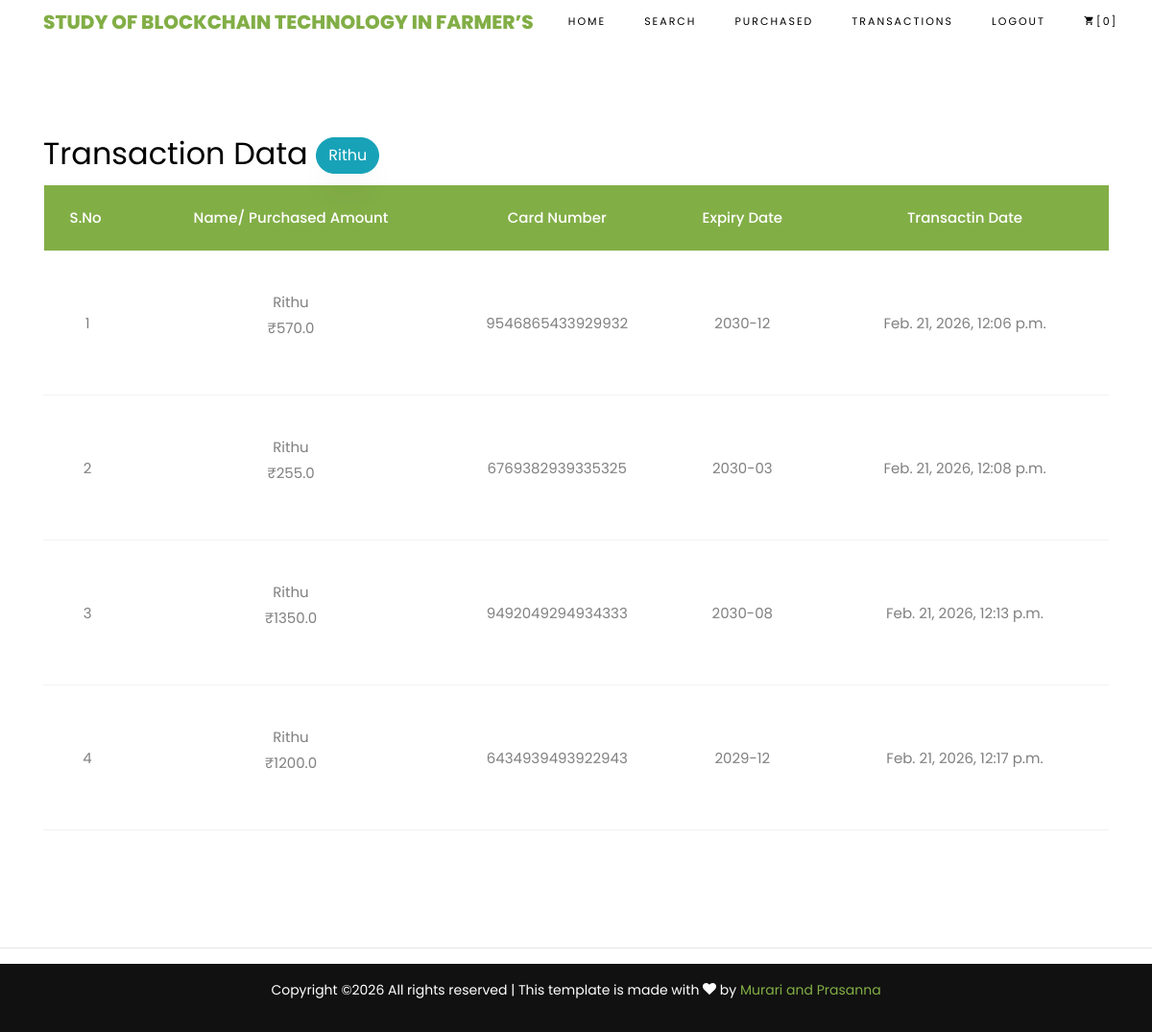
/BuyerViewTransactinDetails/ (signed in), run on the app's committed database.
### buyers/models.py (models this page shows, shortened)
class BuyerTransactionModels(models.Model):
    buyername = models.CharField(max_length=100)
    totalamount = models.FloatField()
    recipientname = models.CharField(max_length=100)
    cradnumber = models.IntegerField()
    nameoncard = models.CharField(max_length=100)
    cvv = models.IntegerField()
    cardexpiry = models.CharField(max_length=200)
    trnx_date = models.DateTimeField(auto_now_add=True)
    class Meta:
        db_table = "BuyerTransactionTable"

### buyers/views.py (the view)
# urls.py: path('BuyerViewTransactinDetails/',buyer.BuyerViewTransactinDetails, name='BuyerViewTransactinDetails'),
def BuyerViewTransactinDetails(request):
    bd_name = request.session['loginid']
    print('buyer_name',bd_name)
    data = BuyerTransactionModels.objects.filter(buyername = ' '+bd_name)
    cartin = checkCartCount(bd_name)
    return render(request, 'buyers/BuyersViewTransactionDetails.html',{'data':data,'count':cartin})

### buyers/views.py (called while the page is built)
def checkCartCount(buyername):
    cartin = BuyerCropCartModels.objects.filter(buyerusername=buyername,status='waiting').count()
    return cartin

### assets/templates/buyers/BuyersViewTransactionDetails.html (shortened to what this page needs)
{%extends 'buyers/buyerbase.html'%}
{%load static%}
{%block contents%}
<section class="ftco-section ftco-cart">
			<div class="container">
				<div class="row">
    			<div class="col-md-12 ftco-animate">
                    <h2>Transaction Data <span class="btn btn-info"> {{request.session.loginid}}</span></h2>
    				<div class="cart-list">
	    				<table class="table">
						    <thead class="thead-primary">
						      <tr class="text-center">
						        <th>S.No&nbsp;</th>
						        <th>Name/ Purchased Amount</th>
						        <th>Card Number</th>
						        <th>Expiry Date</th>
						        <th>Transactin Date</th>
						      </tr>
						    </thead>
						    <tbody>
                             {% for i in data %}
                          <tr class="text-center">
                        <td>{{forloop.counter}}</td>
                        <td class="product-name">{{i.buyername}} <p>&#x20B9;{{i.totalamount}}</p></td>
                        <td class="quantity"> {{i.cradnumber}}</td>
                        <td>{{i.cardexpiry}}</td>
                        <td>{{i.trnx_date}}</td>
                    </tr>
                    {% endfor %}
						    </tbody>
						  </table>
					  </div>
    			</div>
    		</div>
			</div>
		</section>
{%endblock%}

### data on the page
BuyerTransactionModels: buyername "Rithu", totalamount "570.0", cradnumber "9546865433929932", cardexpiry "2030-12", trnx_date "Feb. 21, 2026, 12:06 p.m."
BuyerTransactionModels: buyername "Rithu", totalamount "255.0", cradnumber "6769382939335325", cardexpiry "2030-03", trnx_date "Feb. 21, 2026, 12:08 p.m."
BuyerTransactionModels: buyername "Rithu", totalamount "1350.0", cradnumber "9492049294934333", cardexpiry "2030-08", trnx_date "Feb. 21, 2026, 12:13 p.m."
BuyerTransactionModels: buyername "Rithu", totalamount "1200.0", cradnumber "6434939493922943", cardexpiry "2029-12", trnx_date "Feb. 21, 2026, 12:17 p.m."

### other printed values
{{ count }} "0"
{{ request.session.loginid }} "Rithu"
